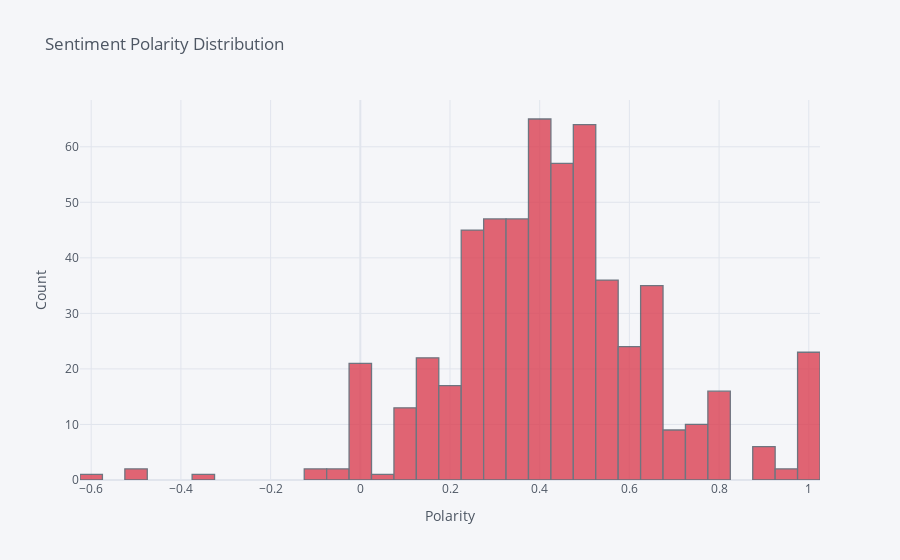

Notebook source saved alongside this figure:
### Code cell
df_copy["polarity"].iplot(kind="hist", colors="red", bins=50, xTitle = "Polarity", yTitle="Count", title="Sentiment Polarity Distribution")

### Figure 1 — Plotly figure (JSON) as saved in the notebook; plotly's stock layout.template omitted (floating-point values rounded to 4 significant figures; data arrays with more than 128 entries replaced by an {"elided": "..."} marker saying what was removed)
{"data": [{"histfunc": "count", "histnorm": "", "marker": {"color": "rgba(219, 64, 82, 1.0)", "line": {"color": "#4D5663", "width": 1.3}}, "name": "polarity", "nbinsx": 50, "opacity": 0.8, "orientation": "v", "type": "histogram", "x": {"elided": "568 float values"}}], "layout": {"barmode": "overlay", "legend": {"bgcolor": "#F5F6F9", "font": {"color": "#4D5663"}}, "paper_bgcolor": "#F5F6F9", "plot_bgcolor": "#F5F6F9", "title": {"font": {"color": "#4D5663"}, "text": "Sentiment Polarity Distribution"}, "xaxis": {"gridcolor": "#E1E5ED", "showgrid": true, "tickfont": {"color": "#4D5663"}, "title": {"font": {"color": "#4D5663"}, "text": "Polarity"}, "zerolinecolor": "#E1E5ED"}, "yaxis": {"gridcolor": "#E1E5ED", "showgrid": true, "tickfont": {"color": "#4D5663"}, "title": {"font": {"color": "#4D5663"}, "text": "Count"}, "zerolinecolor": "#E1E5ED"}}}
